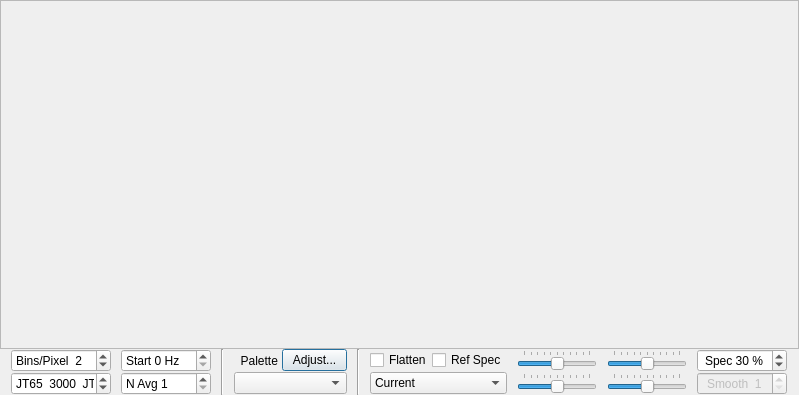
<?xml version="1.0" encoding="UTF-8"?>
<ui version="4.0">
 <class>WideGraph</class>
 <widget class="QDialog" name="WideGraph">
  <property name="geometry">
   <rect>
    <x>0</x>
    <y>0</y>
    <width>799</width>
    <height>395</height>
   </rect>
  </property>
  <property name="sizePolicy">
   <sizepolicy hsizetype="Preferred" vsizetype="Preferred">
    <horstretch>0</horstretch>
    <verstretch>0</verstretch>
   </sizepolicy>
  </property>
  <property name="windowTitle">
   <string>Dialog</string>
  </property>
  <layout class="QVBoxLayout" name="verticalLayout_2">
   <property name="spacing">
    <number>0</number>
   </property>
   <property name="leftMargin">
    <number>0</number>
   </property>
   <property name="topMargin">
    <number>0</number>
   </property>
   <property name="rightMargin">
    <number>0</number>
   </property>
   <property name="bottomMargin">
    <number>0</number>
   </property>
   <item>
    <layout class="QVBoxLayout" name="verticalLayout">
     <item>
      <widget class="CPlotter" name="widePlot">
       <property name="enabled">
        <bool>true</bool>
       </property>
       <property name="sizePolicy">
        <sizepolicy hsizetype="Expanding" vsizetype="Expanding">
         <horstretch>0</horstretch>
         <verstretch>0</verstretch>
        </sizepolicy>
       </property>
       <property name="minimumSize">
        <size>
         <width>400</width>
         <height>100</height>
        </size>
       </property>
       <property name="frameShape">
        <enum>QFrame::StyledPanel</enum>
       </property>
       <property name="frameShadow">
        <enum>QFrame::Sunken</enum>
       </property>
       <property name="lineWidth">
        <number>1</number>
       </property>
      </widget>
     </item>
     <item>
      <layout class="QGridLayout" name="gridLayout">
       <property name="horizontalSpacing">
        <number>10</number>
       </property>
       <item row="1" column="6">
        <widget class="QComboBox" name="spec2dComboBox">
         <property name="toolTip">
          <string>&lt;html&gt;&lt;head/&gt;&lt;body&gt;&lt;p&gt;Select data for spectral display&lt;/p&gt;&lt;/body&gt;&lt;/html&gt;</string>
         </property>
         <property name="currentIndex">
          <number>0</number>
         </property>
         <item>
          <property name="text">
           <string>Current</string>
          </property>
         </item>
         <item>
          <property name="text">
           <string>Cumulative</string>
          </property>
         </item>
         <item>
          <property name="text">
           <string>Linear Avg</string>
          </property>
         </item>
         <item>
          <property name="text">
           <string>Reference</string>
          </property>
         </item>
        </widget>
       </item>
       <item row="1" column="1">
        <widget class="QSpinBox" name="fSplitSpinBox">
         <property name="sizePolicy">
          <sizepolicy hsizetype="Fixed" vsizetype="Fixed">
           <horstretch>0</horstretch>
           <verstretch>0</verstretch>
          </sizepolicy>
         </property>
         <property name="minimumSize">
          <size>
           <width>100</width>
           <height>0</height>
          </size>
         </property>
         <property name="maximumSize">
          <size>
           <width>120</width>
           <height>16777215</height>
          </size>
         </property>
         <property name="toolTip">
          <string>&lt;html&gt;&lt;head/&gt;&lt;body&gt;&lt;p&gt;Decode JT9 only above this frequency&lt;/p&gt;&lt;/body&gt;&lt;/html&gt;</string>
         </property>
         <property name="suffix">
          <string>  JT9</string>
         </property>
         <property name="prefix">
          <string>JT65  </string>
         </property>
         <property name="minimum">
          <number>0</number>
         </property>
         <property name="maximum">
          <number>5000</number>
         </property>
         <property name="singleStep">
          <number>100</number>
         </property>
         <property name="value">
          <number>3000</number>
         </property>
        </widget>
       </item>
       <item row="1" column="4">
        <widget class="QComboBox" name="paletteComboBox">
         <property name="sizePolicy">
          <sizepolicy hsizetype="Preferred" vsizetype="Fixed">
           <horstretch>0</horstretch>
           <verstretch>0</verstretch>
          </sizepolicy>
         </property>
         <property name="minimumSize">
          <size>
           <width>80</width>
           <height>0</height>
          </size>
         </property>
         <property name="maximumSize">
          <size>
           <width>125</width>
           <height>16777215</height>
          </size>
         </property>
         <property name="toolTip">
          <string>Select waterfall palette</string>
         </property>
        </widget>
       </item>
       <item row="1" column="7">
        <widget class="QSlider" name="gain2dSlider">
         <property name="minimumSize">
          <size>
           <width>80</width>
           <height>0</height>
          </size>
         </property>
         <property name="maximumSize">
          <size>
           <width>150</width>
           <height>16777215</height>
          </size>
         </property>
         <property name="toolTip">
          <string>Spectrum gain</string>
         </property>
         <property name="minimum">
          <number>-50</number>
         </property>
         <property name="maximum">
          <number>50</number>
         </property>
         <property name="value">
          <number>0</number>
         </property>
         <property name="orientation">
          <enum>Qt::Horizontal</enum>
         </property>
         <property name="tickPosition">
          <enum>QSlider::TicksAbove</enum>
         </property>
        </widget>
       </item>
       <item row="0" column="1">
        <widget class="QSpinBox" name="bppSpinBox">
         <property name="sizePolicy">
          <sizepolicy hsizetype="Fixed" vsizetype="Fixed">
           <horstretch>0</horstretch>
           <verstretch>0</verstretch>
          </sizepolicy>
         </property>
         <property name="minimumSize">
          <size>
           <width>100</width>
           <height>0</height>
          </size>
         </property>
         <property name="maximumSize">
          <size>
           <width>120</width>
           <height>16777215</height>
          </size>
         </property>
         <property name="toolTip">
          <string>Compression factor for frequency scale</string>
         </property>
         <property name="suffix">
          <string/>
         </property>
         <property name="prefix">
          <string>Bins/Pixel  </string>
         </property>
         <property name="minimum">
          <number>1</number>
         </property>
         <property name="maximum">
          <number>1000</number>
         </property>
         <property name="singleStep">
          <number>1</number>
         </property>
         <property name="value">
          <number>2</number>
         </property>
        </widget>
       </item>
       <item row="0" column="7">
        <widget class="QSlider" name="gainSlider">
         <property name="minimumSize">
          <size>
           <width>80</width>
           <height>0</height>
          </size>
         </property>
         <property name="maximumSize">
          <size>
           <width>150</width>
           <height>16777215</height>
          </size>
         </property>
         <property name="toolTip">
          <string>Waterfall gain</string>
         </property>
         <property name="minimum">
          <number>-50</number>
         </property>
         <property name="maximum">
          <number>50</number>
         </property>
         <property name="value">
          <number>0</number>
         </property>
         <property name="orientation">
          <enum>Qt::Horizontal</enum>
         </property>
         <property name="tickPosition">
          <enum>QSlider::TicksAbove</enum>
         </property>
        </widget>
       </item>
       <item row="0" column="2">
        <widget class="QSpinBox" name="fStartSpinBox">
         <property name="sizePolicy">
          <sizepolicy hsizetype="Fixed" vsizetype="Fixed">
           <horstretch>0</horstretch>
           <verstretch>0</verstretch>
          </sizepolicy>
         </property>
         <property name="minimumSize">
          <size>
           <width>90</width>
           <height>0</height>
          </size>
         </property>
         <property name="maximumSize">
          <size>
           <width>100</width>
           <height>16777215</height>
          </size>
         </property>
         <property name="toolTip">
          <string>&lt;html&gt;&lt;head/&gt;&lt;body&gt;&lt;p&gt;Frequency at left edge of waterfall&lt;/p&gt;&lt;/body&gt;&lt;/html&gt;</string>
         </property>
         <property name="suffix">
          <string> Hz</string>
         </property>
         <property name="prefix">
          <string>Start </string>
         </property>
         <property name="maximum">
          <number>5000</number>
         </property>
         <property name="singleStep">
          <number>100</number>
         </property>
        </widget>
       </item>
       <item row="0" column="0">
        <spacer name="horizontalSpacer">
         <property name="orientation">
          <enum>Qt::Horizontal</enum>
         </property>
         <property name="sizeHint" stdset="0">
          <size>
           <width>40</width>
           <height>20</height>
          </size>
         </property>
        </spacer>
       </item>
       <item row="1" column="2">
        <widget class="QSpinBox" name="waterfallAvgSpinBox">
         <property name="sizePolicy">
          <sizepolicy hsizetype="Fixed" vsizetype="Fixed">
           <horstretch>0</horstretch>
           <verstretch>0</verstretch>
          </sizepolicy>
         </property>
         <property name="minimumSize">
          <size>
           <width>90</width>
           <height>0</height>
          </size>
         </property>
         <property name="maximumSize">
          <size>
           <width>100</width>
           <height>16777215</height>
          </size>
         </property>
         <property name="toolTip">
          <string>Number of FFTs averaged (controls waterfall scrolling rate)</string>
         </property>
         <property name="prefix">
          <string>N Avg </string>
         </property>
         <property name="minimum">
          <number>1</number>
         </property>
         <property name="maximum">
          <number>20</number>
         </property>
        </widget>
       </item>
       <item row="0" column="5" rowspan="2">
        <widget class="Line" name="line_2">
         <property name="orientation">
          <enum>Qt::Vertical</enum>
         </property>
        </widget>
       </item>
       <item row="0" column="3" rowspan="2">
        <widget class="Line" name="line">
         <property name="orientation">
          <enum>Qt::Vertical</enum>
         </property>
        </widget>
       </item>
       <item row="0" column="4">
        <layout class="QHBoxLayout" name="horizontalLayout">
         <item>
          <widget class="QLabel" name="labPalette">
           <property name="text">
            <string>  Palette </string>
           </property>
           <property name="alignment">
            <set>Qt::AlignLeading|Qt::AlignLeft|Qt::AlignVCenter</set>
           </property>
          </widget>
         </item>
         <item>
          <widget class="QPushButton" name="adjust_palette_push_button">
           <property name="maximumSize">
            <size>
             <width>65</width>
             <height>16777215</height>
            </size>
           </property>
           <property name="toolTip">
            <string>&lt;html&gt;&lt;head/&gt;&lt;body&gt;&lt;p&gt;Enter definition for a new color palette.&lt;/p&gt;&lt;/body&gt;&lt;/html&gt;</string>
           </property>
           <property name="text">
            <string>Adjust...</string>
           </property>
          </widget>
         </item>
        </layout>
       </item>
       <item row="1" column="8">
        <widget class="QSlider" name="zero2dSlider">
         <property name="minimumSize">
          <size>
           <width>80</width>
           <height>0</height>
          </size>
         </property>
         <property name="maximumSize">
          <size>
           <width>150</width>
           <height>16777215</height>
          </size>
         </property>
         <property name="toolTip">
          <string>Spectrum zero</string>
         </property>
         <property name="minimum">
          <number>-50</number>
         </property>
         <property name="maximum">
          <number>50</number>
         </property>
         <property name="orientation">
          <enum>Qt::Horizontal</enum>
         </property>
         <property name="tickPosition">
          <enum>QSlider::TicksAbove</enum>
         </property>
        </widget>
       </item>
       <item row="0" column="8">
        <widget class="QSlider" name="zeroSlider">
         <property name="minimumSize">
          <size>
           <width>80</width>
           <height>0</height>
          </size>
         </property>
         <property name="maximumSize">
          <size>
           <width>150</width>
           <height>16777215</height>
          </size>
         </property>
         <property name="toolTip">
          <string>Waterfall zero</string>
         </property>
         <property name="minimum">
          <number>-50</number>
         </property>
         <property name="maximum">
          <number>50</number>
         </property>
         <property name="value">
          <number>0</number>
         </property>
         <property name="orientation">
          <enum>Qt::Horizontal</enum>
         </property>
         <property name="tickPosition">
          <enum>QSlider::TicksAbove</enum>
         </property>
        </widget>
       </item>
       <item row="1" column="9">
        <layout class="QHBoxLayout" name="horizontalLayout_2">
         <item>
          <widget class="QSpinBox" name="smoSpinBox">
           <property name="enabled">
            <bool>false</bool>
           </property>
           <property name="minimumSize">
            <size>
             <width>90</width>
             <height>0</height>
            </size>
           </property>
           <property name="maximumSize">
            <size>
             <width>75</width>
             <height>16777215</height>
            </size>
           </property>
           <property name="toolTip">
            <string>Smoothing of Linear Average spectrum</string>
           </property>
           <property name="alignment">
            <set>Qt::AlignCenter</set>
           </property>
           <property name="suffix">
            <string/>
           </property>
           <property name="prefix">
            <string>Smooth  </string>
           </property>
           <property name="minimum">
            <number>1</number>
           </property>
           <property name="maximum">
            <number>7</number>
           </property>
          </widget>
         </item>
        </layout>
       </item>
       <item row="0" column="10">
        <spacer name="horizontalSpacer_2">
         <property name="orientation">
          <enum>Qt::Horizontal</enum>
         </property>
         <property name="sizeHint" stdset="0">
          <size>
           <width>40</width>
           <height>20</height>
          </size>
         </property>
        </spacer>
       </item>
       <item row="0" column="9">
        <widget class="QSpinBox" name="sbPercent2dPlot">
         <property name="minimumSize">
          <size>
           <width>90</width>
           <height>0</height>
          </size>
         </property>
         <property name="maximumSize">
          <size>
           <width>75</width>
           <height>16777215</height>
          </size>
         </property>
         <property name="toolTip">
          <string>&lt;html&gt;&lt;head/&gt;&lt;body&gt;&lt;p&gt;Set fractional size of spectrum in this window.&lt;/p&gt;&lt;/body&gt;&lt;/html&gt;</string>
         </property>
         <property name="alignment">
          <set>Qt::AlignCenter</set>
         </property>
         <property name="suffix">
          <string> %</string>
         </property>
         <property name="prefix">
          <string>Spec </string>
         </property>
         <property name="maximum">
          <number>100</number>
         </property>
         <property name="singleStep">
          <number>5</number>
         </property>
         <property name="value">
          <number>30</number>
         </property>
        </widget>
       </item>
       <item row="0" column="6">
        <layout class="QHBoxLayout" name="horizontalLayout_3">
         <item>
          <widget class="QCheckBox" name="cbFlatten">
           <property name="toolTip">
            <string>&lt;html&gt;&lt;head/&gt;&lt;body&gt;&lt;p&gt;Flatten spectral baseline over the full displayed interval.&lt;/p&gt;&lt;/body&gt;&lt;/html&gt;</string>
           </property>
           <property name="text">
            <string>Flatten</string>
           </property>
          </widget>
         </item>
         <item>
          <widget class="QCheckBox" name="cbRef">
           <property name="toolTip">
            <string>&lt;html&gt;&lt;head/&gt;&lt;body&gt;&lt;p&gt;Compute and save a reference spectrum.  (Not yet fully implemented.)&lt;/p&gt;&lt;/body&gt;&lt;/html&gt;</string>
           </property>
           <property name="text">
            <string>Ref Spec</string>
           </property>
          </widget>
         </item>
        </layout>
       </item>
      </layout>
     </item>
    </layout>
   </item>
  </layout>
 </widget>
 <customwidgets>
  <customwidget>
   <class>CPlotter</class>
   <extends>QFrame</extends>
   <header>plotter.h</header>
   <container>1</container>
  </customwidget>
 </customwidgets>
 <resources/>
 <connections/>
</ui>
